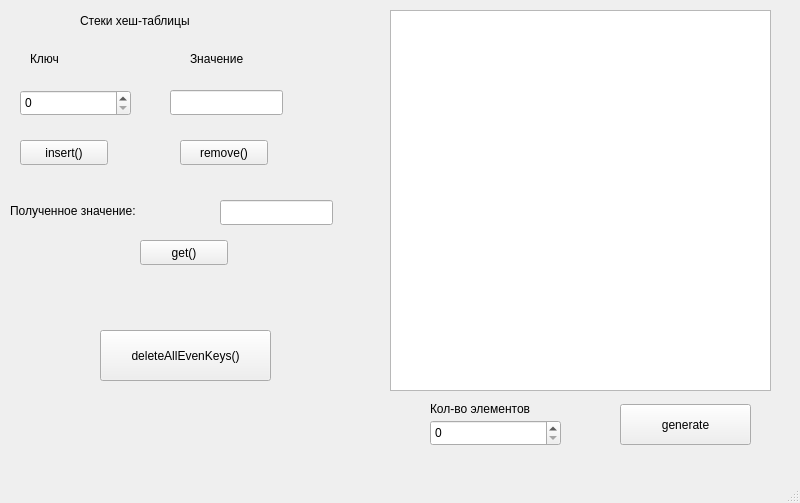
<?xml version="1.0" encoding="UTF-8"?>
<ui version="4.0">
 <class>MainWindow</class>
 <widget class="QMainWindow" name="MainWindow">
  <property name="geometry">
   <rect>
    <x>0</x>
    <y>0</y>
    <width>800</width>
    <height>503</height>
   </rect>
  </property>
  <property name="windowTitle">
   <string>MainWindow</string>
  </property>
  <widget class="QWidget" name="centralwidget">
   <widget class="QListWidget" name="listWidget">
    <property name="geometry">
     <rect>
      <x>390</x>
      <y>10</y>
      <width>381</width>
      <height>381</height>
     </rect>
    </property>
   </widget>
   <widget class="QSpinBox" name="insertKey">
    <property name="geometry">
     <rect>
      <x>20</x>
      <y>90</y>
      <width>111</width>
      <height>26</height>
     </rect>
    </property>
    <property name="minimum">
     <number>0</number>
    </property>
    <property name="maximum">
     <number>1000000000</number>
    </property>
   </widget>
   <widget class="QLineEdit" name="insertValue">
    <property name="geometry">
     <rect>
      <x>170</x>
      <y>90</y>
      <width>113</width>
      <height>25</height>
     </rect>
    </property>
   </widget>
   <widget class="QPushButton" name="insertButton">
    <property name="geometry">
     <rect>
      <x>20</x>
      <y>140</y>
      <width>88</width>
      <height>25</height>
     </rect>
    </property>
    <property name="text">
     <string>insert()</string>
    </property>
   </widget>
   <widget class="QPushButton" name="removeButton">
    <property name="geometry">
     <rect>
      <x>180</x>
      <y>140</y>
      <width>88</width>
      <height>25</height>
     </rect>
    </property>
    <property name="text">
     <string>remove()</string>
    </property>
   </widget>
   <widget class="QPushButton" name="getButton">
    <property name="geometry">
     <rect>
      <x>140</x>
      <y>240</y>
      <width>88</width>
      <height>25</height>
     </rect>
    </property>
    <property name="text">
     <string>get()</string>
    </property>
   </widget>
   <widget class="QLabel" name="label">
    <property name="geometry">
     <rect>
      <x>190</x>
      <y>50</y>
      <width>66</width>
      <height>17</height>
     </rect>
    </property>
    <property name="text">
     <string>Значение</string>
    </property>
   </widget>
   <widget class="QLabel" name="label_2">
    <property name="geometry">
     <rect>
      <x>30</x>
      <y>50</y>
      <width>66</width>
      <height>17</height>
     </rect>
    </property>
    <property name="text">
     <string>Ключ</string>
    </property>
   </widget>
   <widget class="QLabel" name="label_3">
    <property name="geometry">
     <rect>
      <x>10</x>
      <y>200</y>
      <width>161</width>
      <height>21</height>
     </rect>
    </property>
    <property name="text">
     <string>Полученное значение:</string>
    </property>
   </widget>
   <widget class="QLineEdit" name="getValue">
    <property name="geometry">
     <rect>
      <x>220</x>
      <y>200</y>
      <width>113</width>
      <height>25</height>
     </rect>
    </property>
    <property name="readOnly">
     <bool>true</bool>
    </property>
   </widget>
   <widget class="QLabel" name="label_4">
    <property name="geometry">
     <rect>
      <x>80</x>
      <y>10</y>
      <width>171</width>
      <height>21</height>
     </rect>
    </property>
    <property name="text">
     <string>Стеки хеш-таблицы</string>
    </property>
   </widget>
   <widget class="QPushButton" name="removeEvenKeys">
    <property name="geometry">
     <rect>
      <x>100</x>
      <y>330</y>
      <width>171</width>
      <height>51</height>
     </rect>
    </property>
    <property name="text">
     <string>deleteAllEvenKeys()</string>
    </property>
   </widget>
   <widget class="QPushButton" name="insertButton_2">
    <property name="geometry">
     <rect>
      <x>620</x>
      <y>404</y>
      <width>131</width>
      <height>41</height>
     </rect>
    </property>
    <property name="text">
     <string>generate</string>
    </property>
   </widget>
   <widget class="QSpinBox" name="countGenerate">
    <property name="geometry">
     <rect>
      <x>430</x>
      <y>420</y>
      <width>131</width>
      <height>26</height>
     </rect>
    </property>
    <property name="minimum">
     <number>0</number>
    </property>
    <property name="maximum">
     <number>1000</number>
    </property>
   </widget>
   <widget class="QLabel" name="label_5">
    <property name="geometry">
     <rect>
      <x>430</x>
      <y>400</y>
      <width>131</width>
      <height>17</height>
     </rect>
    </property>
    <property name="text">
     <string>Кол-во элементов</string>
    </property>
   </widget>
  </widget>
  <widget class="QMenuBar" name="menubar">
   <property name="geometry">
    <rect>
     <x>0</x>
     <y>0</y>
     <width>800</width>
     <height>22</height>
    </rect>
   </property>
  </widget>
  <widget class="QStatusBar" name="statusbar"/>
 </widget>
 <resources/>
 <connections/>
</ui>
